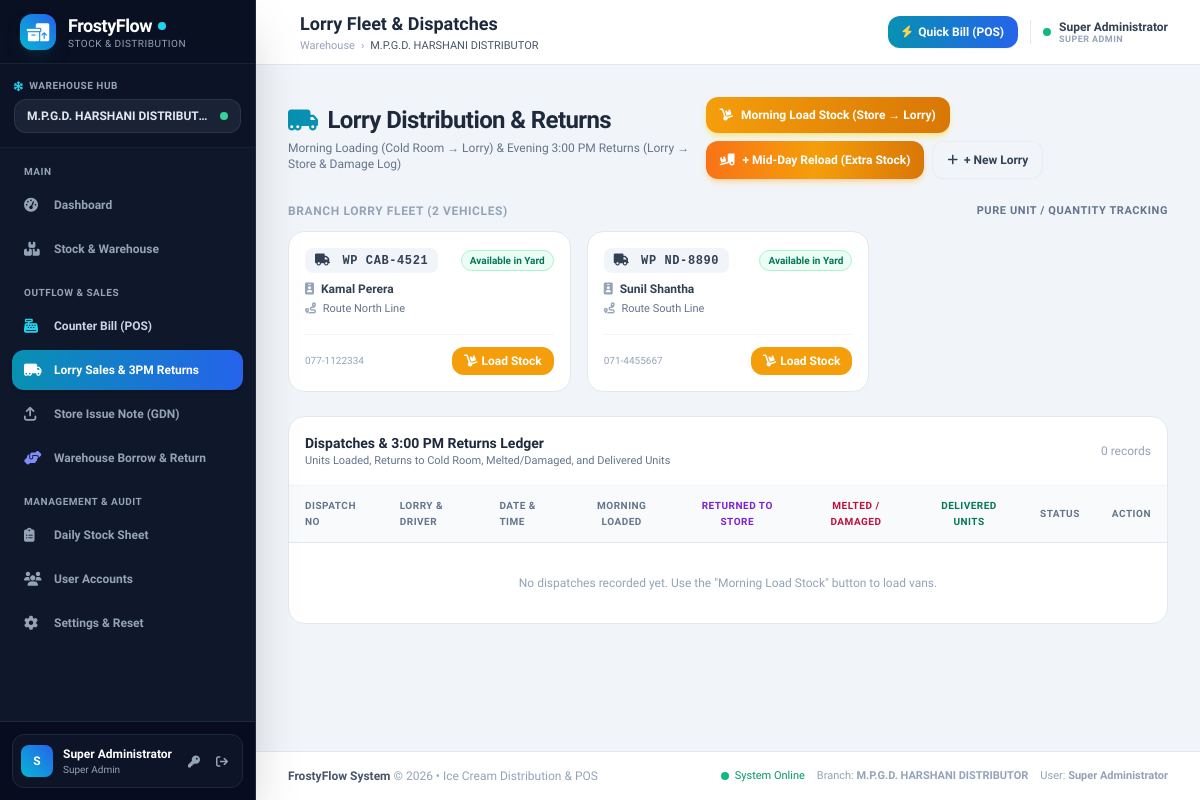
/lorry.php (signed in), run on the app's committed database.
### tables this page shows
CREATE TABLE IF NOT EXISTS `branches` (
    `id` INT AUTO_INCREMENT PRIMARY KEY,
    `name` VARCHAR(100) NOT NULL,
    `code` VARCHAR(20) NOT NULL UNIQUE,
    `address` VARCHAR(255) NULL,
    `phone` VARCHAR(50) NULL,
    `created_at` TIMESTAMP DEFAULT CURRENT_TIMESTAMP
);

CREATE TABLE IF NOT EXISTS `lorries` (
    `id` INT AUTO_INCREMENT PRIMARY KEY,
    `branch_id` INT NOT NULL,
    `plate_no` VARCHAR(50) NOT NULL UNIQUE,
    `driver_name` VARCHAR(100) NOT NULL,
    `contact_no` VARCHAR(50) NULL,
    `route_name` VARCHAR(100) NULL,
    `status` ENUM('available', 'on_route', 'maintenance') DEFAULT 'available',
    `created_at` TIMESTAMP DEFAULT CURRENT_TIMESTAMP
);

### lorry.php (the view, shortened to what the rows shown need)
<?php
$pageTitle = "Lorry Fleet & Dispatches";
require_once __DIR__ . '/config/auth.php';
$user = currentUser();
$branchId = $user['branch_id'];
$stmt = $pdo->prepare("SELECT l.*,
    (SELECT ld.id FROM lorry_dispatches ld WHERE ld.lorry_id = l.id AND ld.status = 'dispatched' ORDER BY ld.id DESC LIMIT 1) as active_dispatch_id,
    (SELECT ld.dispatch_no FROM lorry_dispatches ld WHERE ld.lorry_id = l.id AND ld.status = 'dispatched' ORDER BY ld.id DESC LIMIT 1) as active_dispatch_no
    FROM lorries l WHERE l.branch_id = ? ORDER BY l.id ASC");
$stmt->execute([$branchId]);
$lorries = $stmt->fetchAll();
require_once __DIR__ . '/includes/header.php';
?>
<div class="flex flex-col sm:flex-row sm:items-center justify-between pb-6 gap-3">
    <div>
        <h1 class="text-2xl font-extrabold text-slate-800 tracking-tight flex items-center">
            <i class="fa-solid fa-truck-moving text-cyan-600 mr-2.5"></i> Lorry Distribution & Returns
        </h1>
    </div>
</div>
<div class="mb-6">
    <div class="grid grid-cols-1 sm:grid-cols-2 lg:grid-cols-3 gap-4">
        <?php foreach ($lorries as $lorry):
            $isOnRoute = ($lorry['status'] === 'on_route' || !empty($lorry['active_dispatch_id']));
        ?>
            <div class="bg-white rounded-2xl p-4 border border-slate-200 shadow-xs hover:border-slate-300 transition-all flex flex-col justify-between">
                <div>
                    <div class="flex items-center justify-between mb-2">
                        <span class="px-2.5 py-1 text-xs font-black rounded-lg font-mono tracking-wider <?= $isOnRoute ? 'bg-amber-100 text-amber-800 border border-amber-200' : 'bg-slate-100 text-slate-700' ?>">
                            <i class="fa-solid fa-truck text-xs mr-1"></i> <?= htmlspecialchars($lorry['plate_no']) ?>
                        </span>
                        <?php if ($isOnRoute): ?>
                            <span class="px-2 py-0.5 text-[10px] font-bold rounded-full bg-amber-50 text-amber-700 border border-amber-200 flex items-center">
                                <span class="w-1.5 h-1.5 rounded-full bg-amber-500 mr-1 animate-pulse"></span> On Route
                            </span>
                        <?php else: ?>
                            <span class="px-2 py-0.5 text-[10px] font-bold rounded-full bg-emerald-50 text-emerald-700 border border-emerald-200">
                                Available in Yard
                            </span>
                        <?php endif; ?>
                    </div>
                    <div class="text-xs text-slate-700 font-bold mb-1">
                        <i class="fa-solid fa-id-badge text-slate-400 mr-1"></i> <?= htmlspecialchars($lorry['driver_name']) ?>
                    </div>
                    <div class="text-[11px] text-slate-500">
                        <i class="fa-solid fa-route text-slate-400 mr-1"></i> <?= htmlspecialchars($lorry['route_name'] ?: 'Distribution Route') ?>
                    </div>
                </div>
                <div class="mt-4 pt-3 border-t border-slate-100 flex items-center justify-between gap-1">
                    <span class="text-[10px] text-slate-400"><?= htmlspecialchars($lorry['contact_no'] ?: 'No Phone') ?></span>
                    <?php if ($isOnRoute): ?>
                        <?php if ($lorry['active_dispatch_id']): ?>
                            <div class="flex items-center space-x-1.5">
                                <button type="button" onclick="openReloadModal(<?= $lorry['active_dispatch_id'] ?>, '<?= htmlspecialchars(addslashes($lorry['plate_no'])) ?>', '<?= htmlspecialchars(addslashes($lorry['driver_name'])) ?>')" class="px-2.5 py-1.5 rounded-xl bg-orange-500 hover:bg-orange-600 text-white font-bold text-xs shadow-xs transition-colors flex items-center cursor-pointer" title="Load extra stock while on route">
                                    <i class="fa-solid fa-truck-ramp-box mr-1"></i> + Reload
                                </button>
                                <a href="lorry.php?action=settle&dispatch_id=<?= $lorry['active_dispatch_id'] ?>" class="px-3 py-1.5 rounded-xl bg-rose-600 hover:bg-rose-700 text-white font-bold text-xs shadow-xs transition-colors flex items-center">
                                    <i class="fa-solid fa-clock-rotate-left mr-1"></i> 3PM Return
                                </a>
                            </div>
                        <?php else: ?>
                            <span class="px-3 py-1.5 rounded-xl bg-slate-100 text-slate-500 font-bold text-xs">
                                <i class="fa-solid fa-clock mr-1"></i> On Route
                            </span>
                        <?php endif; ?>
                    <?php else: ?>
                        <button type="button" onclick="dispatchThisLorry(<?= $lorry['id'] ?>)" class="px-3 py-1.5 rounded-xl bg-amber-500 hover:bg-amber-600 text-white font-bold text-xs shadow-xs transition-colors flex items-center cursor-pointer">
                            <i class="fa-solid fa-dolly mr-1"></i> Load Stock
                        </button>
                    <?php endif; ?>
                </div>
            </div>
        <?php endforeach; ?>
    </div>
</div>
<div class="bg-white rounded-2xl border border-slate-200 shadow-xs overflow-hidden">
    <div class="hidden lg:block overflow-x-auto">
        <table class="w-full text-left border-collapse text-xs">
            <thead>
                <tr class="bg-slate-50 text-slate-500 font-bold uppercase tracking-wider border-b border-slate-200 text-[10px]">
                    <th class="py-3 px-4">Dispatch No</th>
                    <th class="py-3 px-4">Lorry & Driver</th>
                    <th class="py-3 px-4">Date & Time</th>
                    <th class="py-3 px-4 text-center">Morning Loaded</th>
                    <th class="py-3 px-4 text-center text-purple-700">Returned to Store</th>
                    <th class="py-3 px-4 text-center text-rose-700">Melted / Damaged</th>
                    <th class="py-3 px-4 text-center text-emerald-700 font-bold">Delivered Units</th>
                    <th class="py-3 px-4 text-center">Status</th>
                    <th class="py-3 px-4 text-center">Action</th>
                </tr>
            </thead>
        </table>
    </div>
</div>
<?php require_once __DIR__ . '/includes/footer.php'; ?>

### includes/header.php (shortened to what the rows shown need)
<?php
require_once __DIR__ . '/../config/auth.php';
$user = currentUser();
if ($user['role'] === 'super_admin') {
    global $pdo;
    $allBranches = $pdo->query("SELECT id, name, code FROM branches ORDER BY id ASC")->fetchAll();
}
?>
<!DOCTYPE html>
<html lang="en">
<head>
    <script src="https://cdn.tailwindcss.com"></script>
    <link rel="stylesheet" href="https://cdnjs.cloudflare.com/ajax/libs/font-awesome/6.4.0/css/all.min.css">
</head>
<body class="bg-slate-100 text-slate-800 min-h-screen flex flex-col antialiased">
    <aside id="mainSidebar" class="fixed inset-y-0 left-0 z-50 w-64 bg-slate-900 text-slate-200 flex flex-col justify-between transition-transform duration-300 transform -translate-x-full md:translate-x-0 shadow-2xl border-r border-slate-800 no-print">
        <div class="flex flex-col flex-1 overflow-hidden">
            <div class="p-3.5 border-b border-slate-800/60 bg-slate-950/20">
                <div class="text-xs font-bold text-slate-200 bg-slate-800/80 px-3 py-2 rounded-xl border border-slate-700/60 truncate flex items-center justify-between">
                    <span class="truncate"><?= htmlspecialchars($user['branch_name'] ?? 'Main Cold Room Hub') ?></span>
                    <span class="w-2 h-2 rounded-full bg-emerald-400 animate-pulse ml-1.5 shrink-0" title="Operational"></span>
                </div>
            </div>
        </div>
    </aside>
    <div class="md:pl-64 flex flex-col flex-1 min-h-screen print-full-width">
        <header class="bg-white border-b border-slate-200 sticky top-0 z-30 shadow-xs no-print">
            <div class="px-4 sm:px-6 lg:px-8 h-16 flex items-center justify-between">
                <div class="flex items-center space-x-3">
                    <div>
                        <h2 class="text-base sm:text-lg font-bold text-slate-800 leading-tight">
                            <?= isset($pageTitle) ? htmlspecialchars($pageTitle) : 'Overview' ?>
                        </h2>
                        <div class="hidden sm:flex items-center space-x-1.5 text-[11px] text-slate-400">
                            <span>Warehouse</span>
                            <span>&rsaquo;</span>
                            <span class="text-slate-600 font-medium"><?= htmlspecialchars($user['branch_name']) ?></span>
                        </div>
                    </div>
                </div>
            </div>
        </header>
        <main class="flex-1 p-4 sm:p-6 lg:p-8 w-full">

### includes/footer.php (shortened to what the rows shown need)
        </main>
        <footer class="bg-white border-t border-slate-200 mt-auto py-4 text-center text-xs text-slate-400 no-print">
            <div class="px-4 sm:px-6 lg:px-8 flex flex-col sm:flex-row justify-between items-center gap-2">
                <div class="flex items-center space-x-3 text-[11px]">
                    <span>Branch: <strong><?= htmlspecialchars($user['branch_name'] ?? 'Main') ?></strong></span>
                </div>
            </div>
        </footer>
    </div>
</body>
</html>

### data on the page
branches: name "M.P.G.D. HARSHANI DISTRIBUTOR"
lorries: plate_no "WP CAB-4521", status "Available in Yard", driver_name "Kamal Perera", route_name "Route North Line", contact_no "077-1122334"
lorries: plate_no "WP ND-8890", status "Available in Yard", driver_name "Sunil Shantha", route_name "Route South Line", contact_no "071-4455667"

### other printed values
substr($user['name'], 0, 1) "S"
$user['name'] "Super Administrator"
str_replace('_', ' ', $user['role']) "Super Admin"
$pageTitle "Lorry Fleet & Dispatches"
str_replace('_', ' ', $user['role']) "SUPER ADMIN"
count($lorries) "2"
count($dispatches) "0"
